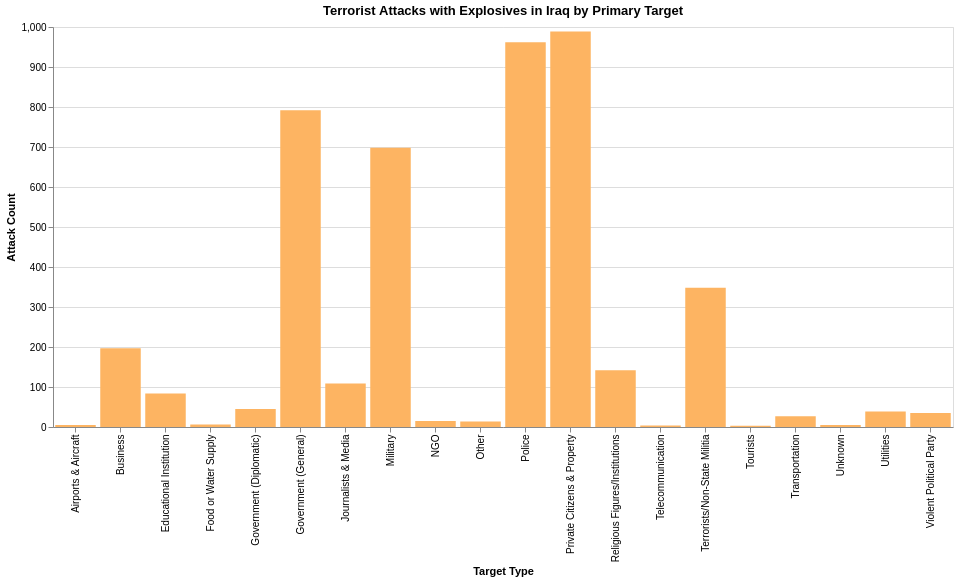

Express this chart as Vega-Lite.
### Vega-Lite specification from a JSON file in a GitHub repository (floating-point values rounded to 4 significant figures)
{"$schema": "https://vega.github.io/schema/vega-lite/v5.json", "title": "Terrorist Attacks with Explosives in Iraq by Primary Target", "mark": {"type": "bar", "color": "#fdb462"}, "encoding": {"x": {"type": "ordinal", "field": "targtype1_txt", "axis": {"title": "Target Type"}}, "y": {"type": "quantitative", "field": "Attack Count"}}, "description": "simpleBarChart", "width": 900, "height": 400, "data": {"values": [{"targtype1_txt": "Airports & Aircraft", "Attack Count": 5}, {"targtype1_txt": "Business", "Attack Count": 197}, {"targtype1_txt": "Educational Institution", "Attack Count": 84}, {"targtype1_txt": "Food or Water Supply", "Attack Count": 6}, {"targtype1_txt": "Government (Diplomatic)", "Attack Count": 45}, {"targtype1_txt": "Government (General)", "Attack Count": 792}, {"targtype1_txt": "Journalists & Media", "Attack Count": 109}, {"targtype1_txt": "Military", "Attack Count": 698}, {"targtype1_txt": "NGO", "Attack Count": 15}, {"targtype1_txt": "Other", "Attack Count": 14}, {"targtype1_txt": "Police", "Attack Count": 962}, {"targtype1_txt": "Private Citizens & Property", "Attack Count": 989}, {"targtype1_txt": "Religious Figures/Institutions", "Attack Count": 142}, {"targtype1_txt": "Telecommunication", "Attack Count": 4}, {"targtype1_txt": "Terrorists/Non-State Militia", "Attack Count": 348}, {"targtype1_txt": "Tourists", "Attack Count": 3}, {"targtype1_txt": "Transportation", "Attack Count": 27}, {"targtype1_txt": "Unknown", "Attack Count": 5}, {"targtype1_txt": "Utilities", "Attack Count": 39}, {"targtype1_txt": "Violent Political Party", "Attack Count": 35}], "format": {"parse": {"Attack Count": "number"}}}}
